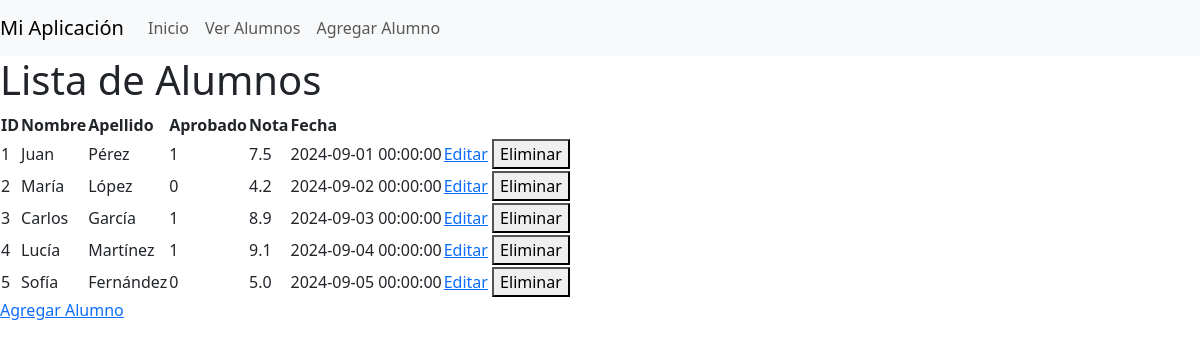
/alumnos, run on the app's committed database.
### tables this page shows
CREATE TABLE alumnos (
    id INTEGER PRIMARY KEY AUTOINCREMENT,
    nombre TEXT NOT NULL,
    apellido TEXT NOT NULL,
    aprobado BOOLEAN NOT NULL,
    nota REAL NOT NULL,
    fecha TIMESTAMP NOT NULL
);

### flask_main.py (the view)
@app.route('/alumnos')
def show_alumnos():
    conn = sqlite3.connect('alumnos.db')
    cur = conn.cursor()
    cur.execute('SELECT * FROM alumnos')
    alumnos = cur.fetchall()
    conn.close()
    return render_template('aula/alumnos.html', alumnos=alumnos)

### templates/aula/alumnos.html (shortened to what this page needs)
{% extends 'base.html' %}
{% block content %}
    <h1>Lista de Alumnos</h1>
    <table>
        <tr>
            <th>ID</th>
            <th>Nombre</th>
            <th>Apellido</th>
            <th>Aprobado</th>
            <th>Nota</th>
            <th>Fecha</th>
        </tr>
        {% for alumno in alumnos %}
        <tr>
            <td>{{ alumno[0] }}</td>
            <td>{{ alumno[1] }}</td>
            <td>{{ alumno[2] }}</td>
            <td>{{ alumno[3] }}</td>
            <td>{{ alumno[4] }}</td>
            <td>{{ alumno[5] }}</td>
            <td>
                <a href="{{ url_for('editar_alumno', id=alumno[0]) }}">Editar</a>
                <form action="{{ url_for('eliminar_alumno', id=alumno[0]) }}" method="post" style="display:inline;">
                    <button type="submit" onclick="return confirm('¿Estás seguro de que deseas eliminar este alumno?');">Eliminar</button>
                </form>
            </td>
        </tr>
        {% endfor %}
    </table>
    <a href="{{ url_for('agregar_alumno') }}">Agregar Alumno</a>
{% endblock %}

### templates/base.html (shortened to what this page needs)
<!DOCTYPE html>
<html lang="en">
<head>
    <link href="https://cdn.jsdelivr.net/npm/bootstrap@5.3.3/dist/css/bootstrap.min.css" rel="stylesheet">
</head>
<body>
    {% include 'navbar.html' %}
    {% block content %}{% endblock %}
</body>
</html>

### templates/navbar.html (shortened to what this page needs)
<nav class="navbar navbar-expand-lg navbar-light bg-light">
    <a class="navbar-brand" href="#">Mi Aplicación</a>
    <div class="collapse navbar-collapse" id="navbarNav">
      <ul class="navbar-nav">
        <li class="nav-item">
          <a class="nav-link" href="{{ url_for('index') }}">Inicio</a>
        </li>
        <li class="nav-item">
          <a class="nav-link" href="{{ url_for('show_alumnos') }}">Ver Alumnos</a>
        </li>
        <li class="nav-item">
          <a class="nav-link" href="{{ url_for('agregar_alumno') }}">Agregar Alumno</a>
        </li>
      </ul>
    </div>
  </nav>

### data on the page
alumnos: id "1", nombre "Juan", apellido "Pérez", aprobado "1", nota "7.5", fecha "2024-09-01 00:00:00"
alumnos: id "2", nombre "María", apellido "López", aprobado "0", nota "4.2", fecha "2024-09-02 00:00:00"
alumnos: id "3", nombre "Carlos", apellido "García", aprobado "1", nota "8.9", fecha "2024-09-03 00:00:00"
alumnos: id "4", nombre "Lucía", apellido "Martínez", aprobado "1", nota "9.1", fecha "2024-09-04 00:00:00"
alumnos: id "5", nombre "Sofía", apellido "Fernández", aprobado "0", nota "5.0", fecha "2024-09-05 00:00:00"
